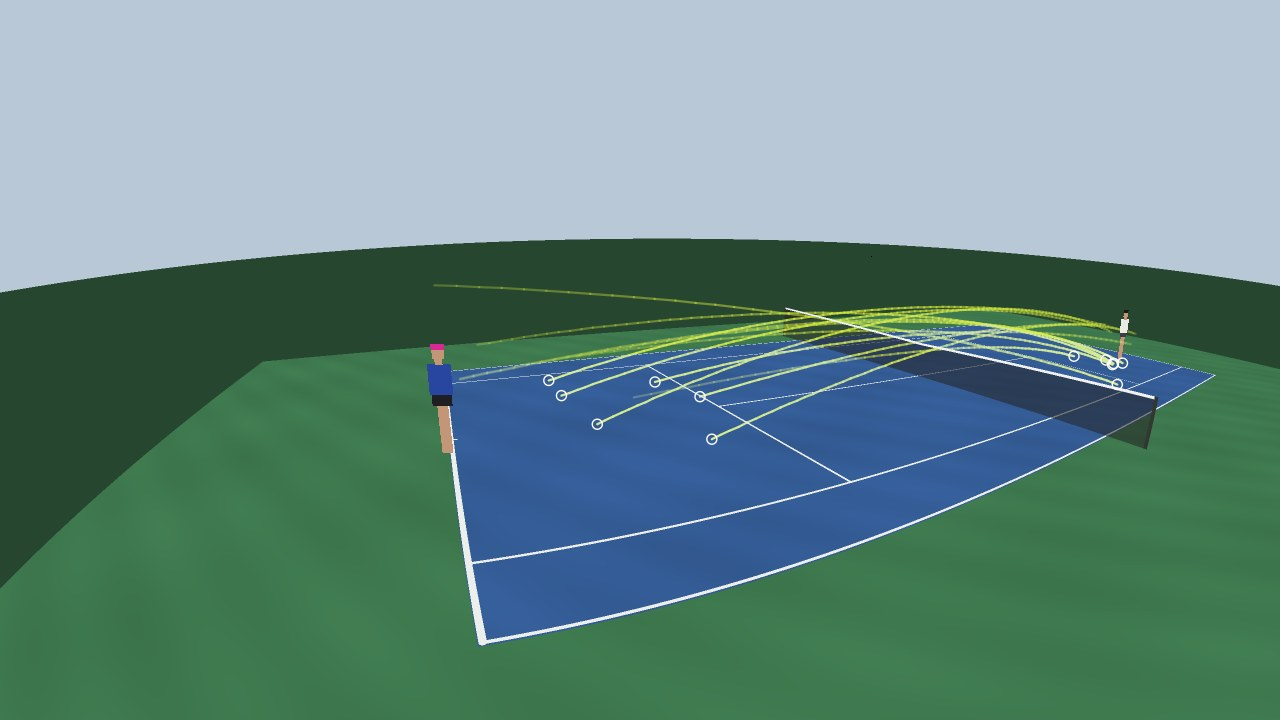
#> input picture app/src/main/assets/vision/sample/frames/rally_01.jpg, 1280 x 720 px, given in place of bg.png, which was not available
$ python -i review_img.py   (imports and definitions only)
#> lines starting #> are read from the running program, lines starting #| are printed output that depends on the picture
"""Pictures for the private review document (frames stay out of the repository)."""
import sys, os, glob, csv, numpy as np
from PIL import Image, ImageDraw, ImageFont
import common, tracker

FONT = ImageFont.truetype('/usr/share/fonts/truetype/dejavu/DejaVuSans.ttf', 20)
SMALL = ImageFont.truetype('/usr/share/fonts/truetype/dejavu/DejaVuSans.ttf', 15)


# [12 lines left out: function court_model, not called in this run]


def lines_picture(v, out, width=1280):
    """The empty court (the median of 61 frames), the line pixels found (cyan) and, where a camera
    was fitted, the court's lines through it (magenta)."""
#> called with out = 'out.png', width = 1280
    bg = np.asarray(Image.open(f'{common.ROOT}/run{v}/bg.png').convert('RGB')).copy()
#> bg is the input picture: shape (720, 1280, 3); mean R, G, B 103.1, 138.5, 133.6
    m = np.asarray(Image.open(f'{common.ROOT}/run{v}/lines.png').convert('L')) > 0
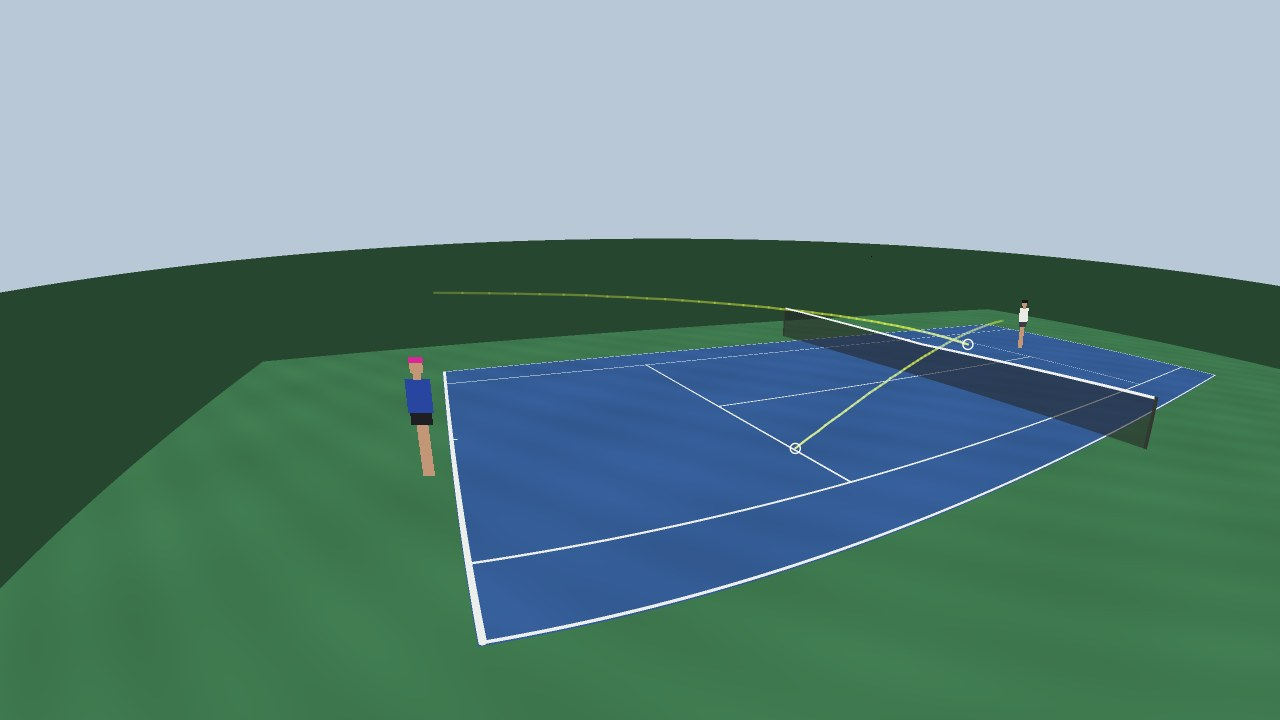
#> input picture app/src/main/assets/vision/sample/frames/rally_02.jpg, 1280 x 720 px, given in place of lines.png, which was not available
#> m: shape (720, 1280) bool; every value is 1
    from scipy import ndimage
    bg[ndimage.binary_dilation(m, iterations=1)] = (0, 255, 255)
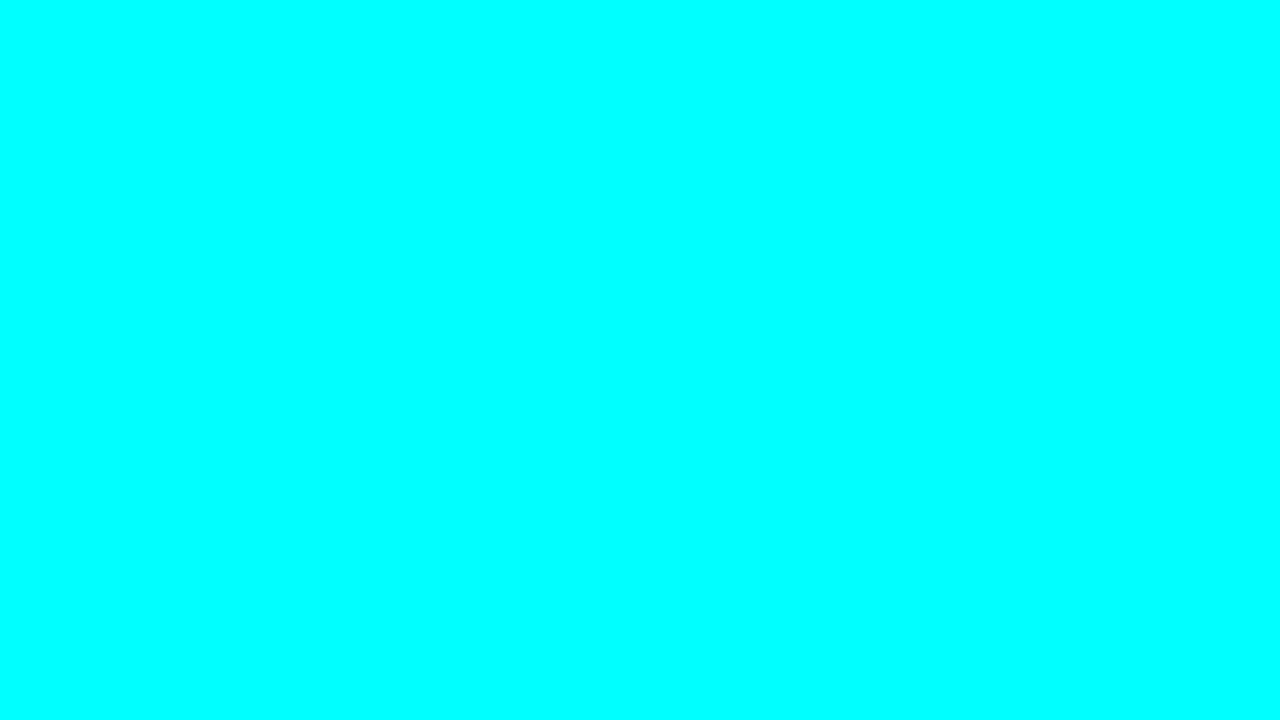
#> bg: shape (720, 1280, 3); mean R, G, B 0, 255, 255
    a = bg.copy()
    if os.path.exists(f'{common.ROOT}/ml/cam_v{v}.f64'):
        import physics
        cam = physics.Camera(v); q, ok = cam.project(court_model()); q = np.round(q[ok]).astype(int)
        k = (q[:, 0] > 1) & (q[:, 0] < bg.shape[1] - 2) & (q[:, 1] > 1) & (q[:, 1] < bg.shape[0] - 2); q = q[k]
        for dx in (-1, 0, 1):
            for dy in (-1, 0, 1): a[q[:, 1] + dy, q[:, 0] + dx] = (255, 0, 255)
    im = Image.fromarray(np.concatenate([bg, a], axis=1)); s = 2 * width / im.size[0]
#> after `im = Image.fromarray(np.concatenate([bg, a], axis=1))`:
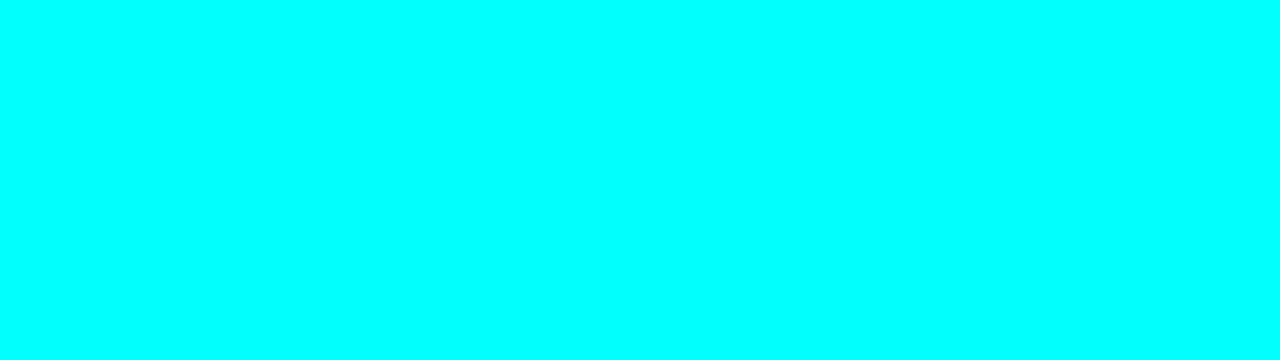
#> im: PIL image 2560x720 RGB (shown at 1/2 size); mean R, G, B 0, 255, 255
#> after `s = 2 * width / im.size[0]`: s = 1
    im.resize((2 * width, int(im.size[1] * s)), Image.LANCZOS).save(out, quality=88)


# [47 lines left out: functions in_play, path_picture, strip, not called in this run]

>>> result = lines_picture('../../app/src/main/assets/vision/sample/frames/rally_01.jpg', 'out.png')
